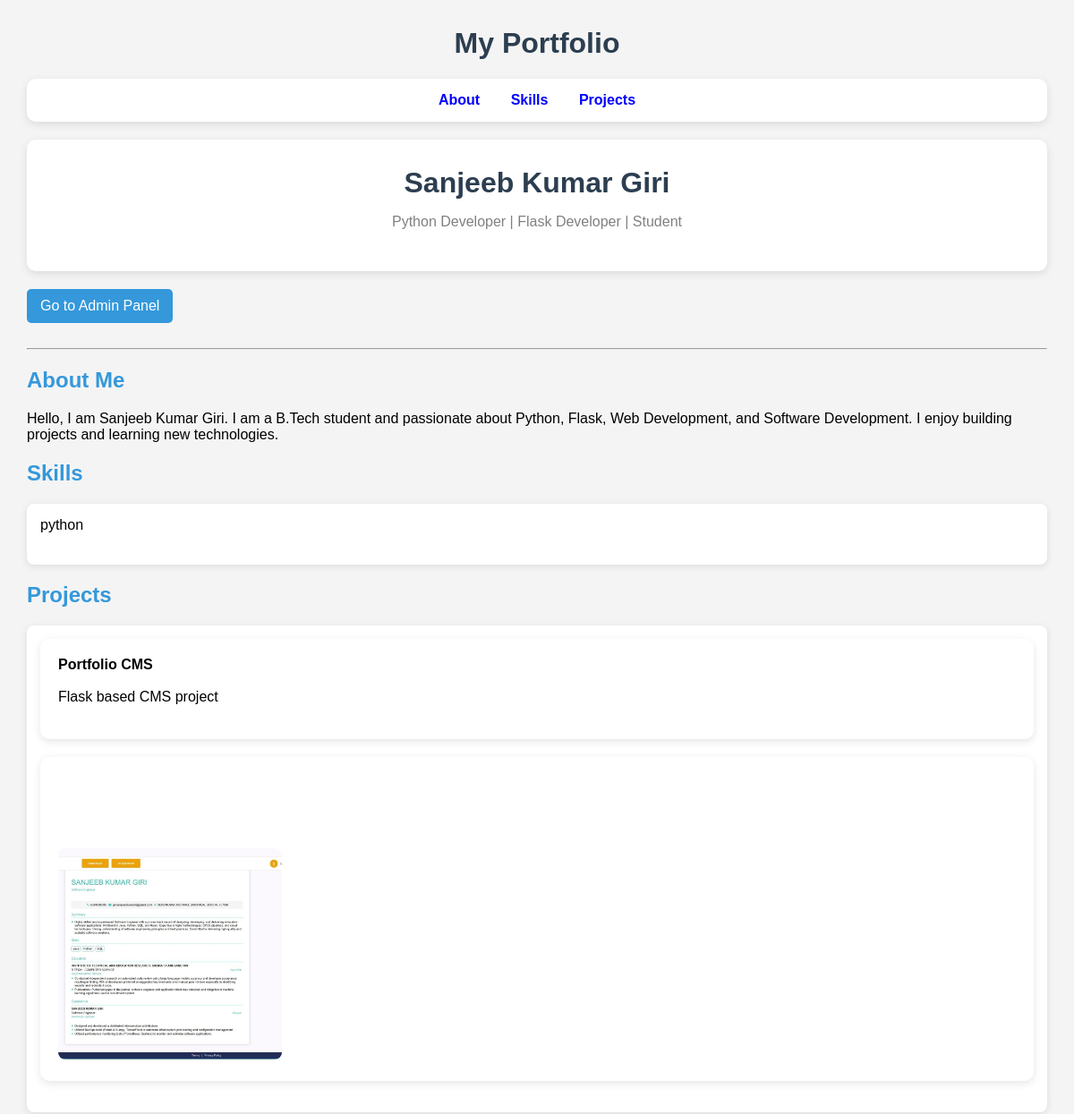
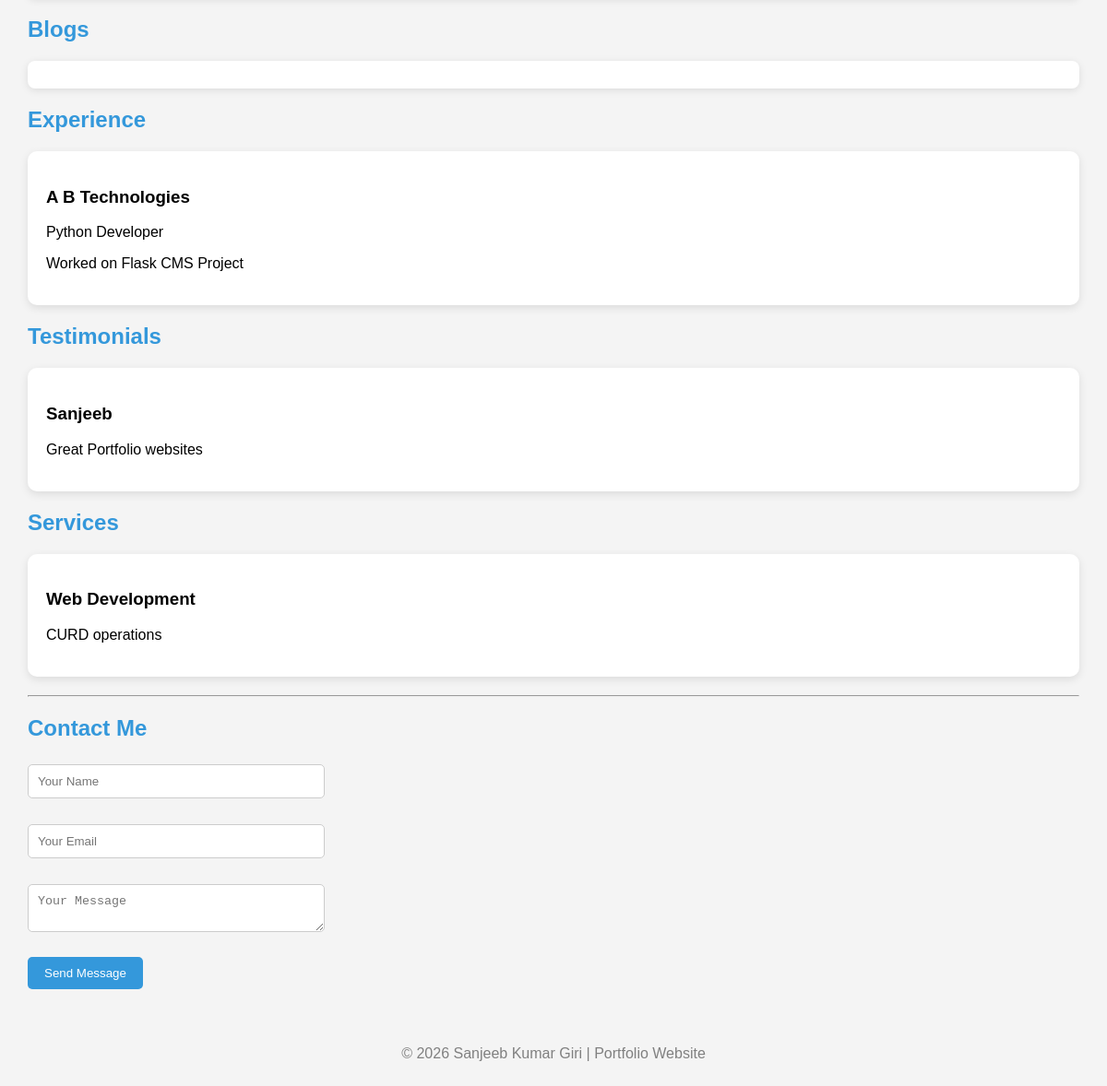
The page / on the database its author committed (2 pictures, top to bottom).
### app.py (models this page shows)
class About(db.Model):
    id = db.Column(db.Integer, primary_key=True)
    content = db.Column(db.String(1000))

class Skill(db.Model):
    id = db.Column(db.Integer, primary_key=True)
    name = db.Column(db.String(100))

class Project(db.Model):
    id = db.Column(db.Integer, primary_key=True)
    title = db.Column(db.String(100))
    description = db.Column(db.String(500))
    image = db.Column(db.String(200))

class Experience(db.Model):
    id = db.Column(db.Integer, primary_key=True)
    company = db.Column(db.String(200))
    role = db.Column(db.String(200))
    description = db.Column(db.String(1000))

class Testimonial(db.Model):
    id = db.Column(db.Integer, primary_key=True)
    name = db.Column(db.String(100))
    feedback = db.Column(db.String(1000))

class Service(db.Model):
    id = db.Column(db.Integer, primary_key=True)
    title = db.Column(db.String(200))
    description = db.Column(db.String(1000))

### app.py (the view)
@app.route("/")
def home():
    skills = Skill.query.all()
    projects = Project.query.all()
    abouts = About.query.all()
    blogs = Blog.query.all()
    experiences = Experience.query.all()
    testimonials = Testimonial.query.all()
    services = Service.query.all()
    return render_template(
        "index.html",
        skills=skills,
        projects=projects,
        abouts=abouts,
        blogs=blogs,
        experiences=experiences,
        testimonials=testimonials,
        services=services
    )

### templates/index.html (shortened to what this page needs)
<!DOCTYPE html>
<html>
<head>
    <link rel="stylesheet" href="{{ url_for('static', filename='style.css') }}">
</head>
<body>
    <h1>My Portfolio</h1>
    <div class="navbar">
    <a href="#about">About</a>
    <a href="#skills">Skills</a>
    <a href="#projects">Projects</a>
</div>
    <div class="hero">
    <h1>Sanjeeb Kumar Giri</h1>
    <p>Python Developer | Flask Developer | Student</p>
</div>
    <a href="/admin" class="admin-btn">Go to Admin Panel</a>
<hr>
<h2 id="about">About Me</h2>
{% for about in abouts %}
    <p>{{ about.content }}</p>
{% endfor %}
    <h2 id="skills">Skills</h2>
    <ul>
        {% for skill in skills %}
            <li>{{ skill.name }}</li>
        {% endfor %}
    </ul>
<h2 id="projects">Projects</h2>
<ul>
    {% for project in projects %}
    <li class="project-card">
        <b>{{ project.title }}</b><br><br>
        {{ project.description }}
        <br><br>
        {% if project.image %}
            <img src="{{ url_for('static', filename='uploads/' + project.image) }}"
                 width="250">
        {% endif %}
    </li>
    {% endfor %}
</ul>
<h2 id="blogs">Blogs</h2>
<ul>
</ul>
<h2>Experience</h2>
{% for experience in experiences %}
<div class="project-card">
    <h3>{{ experience.company }}</h3>
    <p>{{ experience.role }}</p>
    <p>{{ experience.description }}</p>
</div>
{% endfor %}
<h2>Testimonials</h2>
{% for testimonial in testimonials %}
<div class="project-card">
    <h3>{{ testimonial.name }}</h3>
    <p>{{ testimonial.feedback }}</p>
</div>
{% endfor %}
<h2>Services</h2>
{% for service in services %}
<div class="project-card">
    <h3>{{ service.title }}</h3>
    <p>{{ service.description }}</p>
</div>
{% endfor %}
<hr>
<h2>Contact Me</h2>
<form action="/contact" method="POST">
    <input type="text"
           name="name"
           placeholder="Your Name"
           required>
    <br><br>
    <input type="email"
           name="email"
           placeholder="Your Email"
           required>
    <br><br>
    <textarea name="message"
              placeholder="Your Message"
              required></textarea>
    <br><br>
    <button type="submit">
        Send Message
    </button>
</form>
<footer>
    <p>© 2026 Sanjeeb Kumar Giri | Portfolio Website</p>
</footer>
</body>
</html>

### static/style.css (style rules this page uses)
body { background-color: #f4f4f4; font-family: Arial, sans-serif; margin: 30px; }
h1 { text-align: center; color: #2c3e50; }
h2 { color: #3498db; }
a { text-decoration: none; color: #2980b9; margin-right: 10px; }
input, textarea { width: 300px; padding: 10px; margin: 5px 0; border: 1px solid #ccc; border-radius: 5px; }
button { padding: 10px 18px; border: none; border-radius: 5px; cursor: pointer; background-color: #3498db; color: white; }
ul { background: white; padding: 15px; border-radius: 8px; list-style: none; box-shadow: 0 2px 8px rgba(0, 0, 0, 0.1); }
li { margin-bottom: 20px; }
img { border-radius: 8px; margin-top: 10px; }
.project-card { background: white; padding: 20px; margin-bottom: 20px; border-radius: 10px; box-shadow: 0 3px 10px rgba(0,0,0,0.1); }
.hero { background: white; padding: 30px; text-align: center; border-radius: 10px; margin-bottom: 20px; box-shadow: 0 3px 10px rgba(0,0,0,0.1); }
.hero h1 { margin: 0; }
.hero p { color: gray; }
.navbar { background: white; padding: 15px; margin-bottom: 20px; border-radius: 10px; text-align: center; box-shadow: 0 3px 10px rgba(0,0,0,0.1); }
.navbar a { margin: 0 15px; font-weight: bold; color: blue; }
footer { text-align: center; margin-top: 30px; padding: 15px; color: gray; }
.admin-btn { display: inline-block; background: #3498db; color: white; padding: 10px 15px; border-radius: 5px; margin-bottom: 20px; }

### rows shown on the page
About: content "Hello, I am Sanjeeb Kumar Giri. I am a B.Tech student and passionate about Python, Flask, Web Development, and Software Development. I enjoy building projects and learning new technologies."
Skill: name "python"
Project: title "Portfolio CMS", description "Flask based CMS project"
Project: image (picture)
Experience: company "A B Technologies", role "Python Developer", description "Worked on Flask CMS Project"
Testimonial: name "Sanjeeb", feedback "Great Portfolio websites"
Service: title "Web Development", description "CURD operations"
